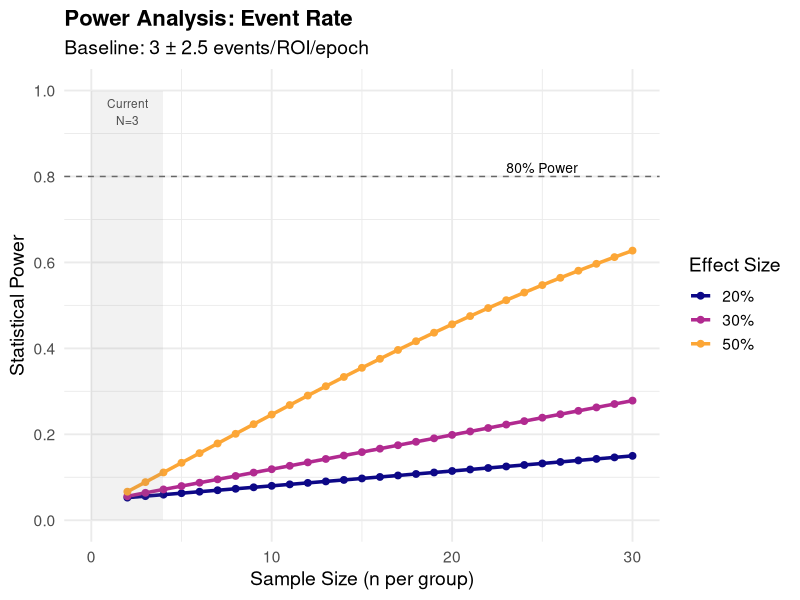
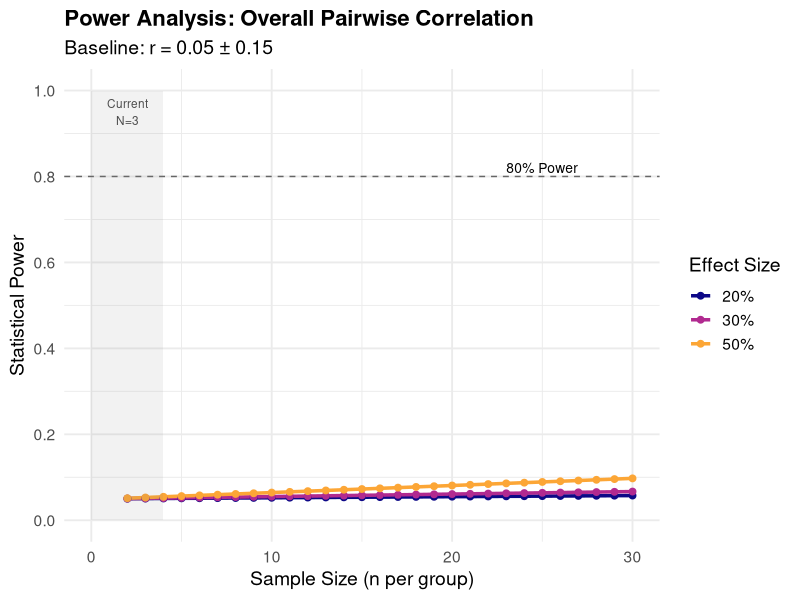
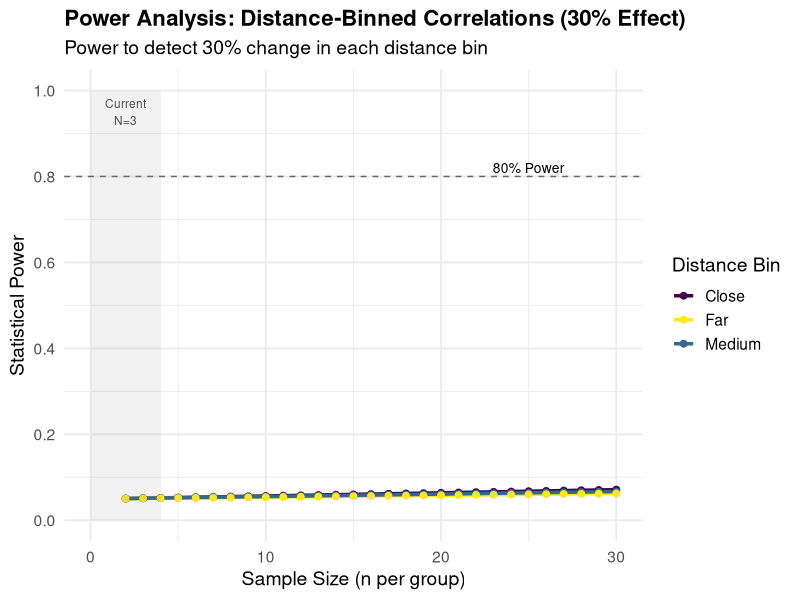
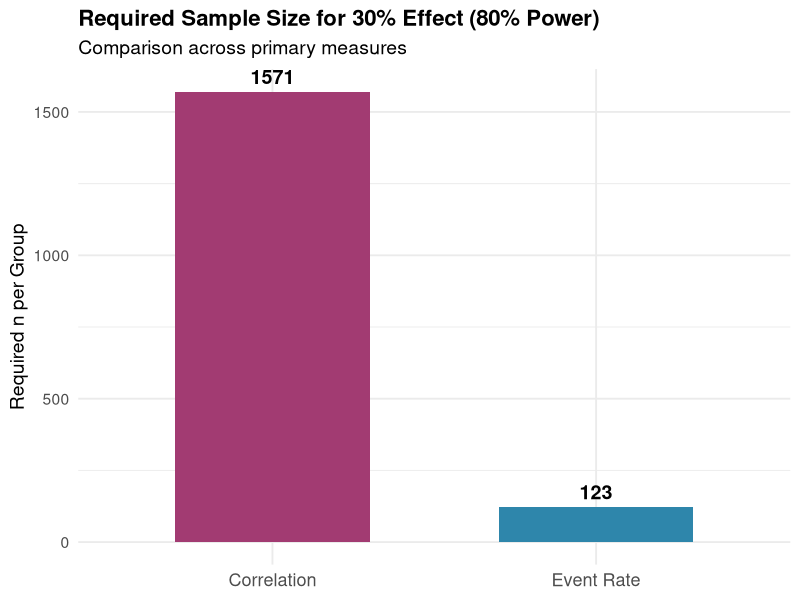
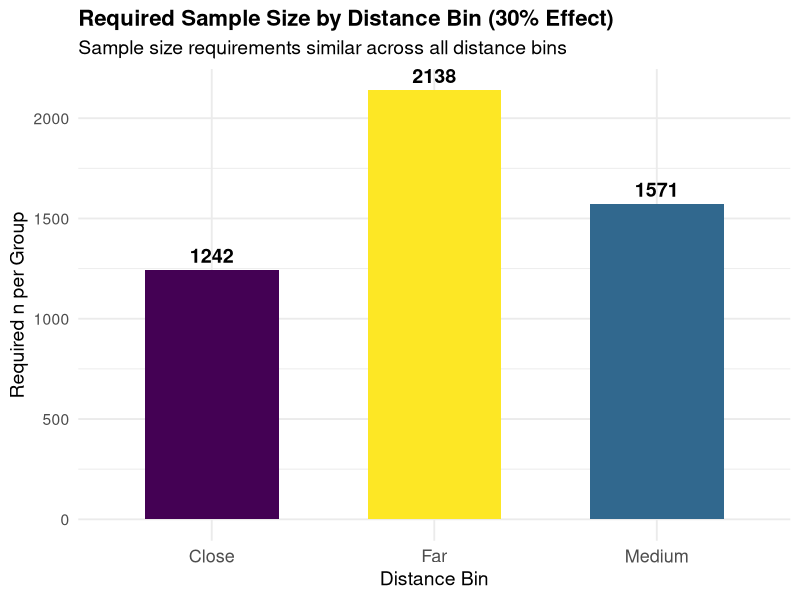
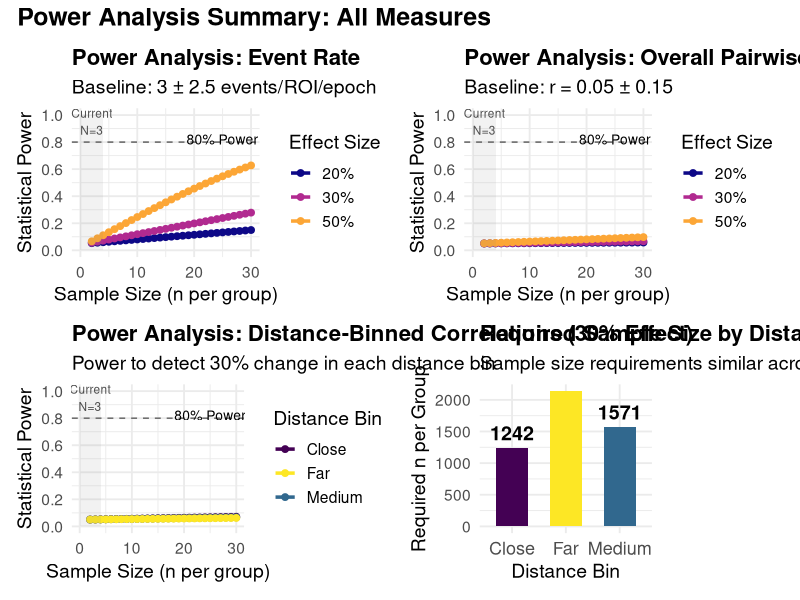

R code for these plots, in order:
# ============================================================
# QUICK POWER ANALYSIS - WITH DISTANCE ANALYSIS
# ============================================================
# Power analysis for:
# 1. Event rates
# 2. Overall pairwise correlations
# 3. Distance-binned correlations (close/medium/far)
# ============================================================

library(ggplot2)
library(pwr)
library(dplyr)
library(patchwork)

# ============================================================
# INPUT YOUR BASELINE STATISTICS HERE
# ============================================================

# Event rate statistics (from your baseline data)
event_rate_stats <- list(
  mean = 3.0,        # Mean events per ROI per epoch (REPLACE WITH YOUR VALUE)
  sd = 2.5,          # Standard deviation (REPLACE WITH YOUR VALUE)
  cv = 0.83          # Coefficient of variation (REPLACE WITH YOUR VALUE)
)

# Overall correlation statistics (from your baseline data)
correlation_stats <- list(
  mean = 0.05,       # Mean correlation coefficient (REPLACE WITH YOUR VALUE)
  sd = 0.15,         # Standard deviation (REPLACE WITH YOUR VALUE)
  cv = 3.0           # Coefficient of variation (REPLACE WITH YOUR VALUE)
)

# Distance-binned correlation statistics
# For each distance bin: close, medium, far
distance_corr_stats <- list(
  close = list(
    mean = 0.06,     # Mean correlation for close pairs (REPLACE)
    sd = 0.16,       # Standard deviation (REPLACE)
    cv = 2.67        # Coefficient of variation (REPLACE)
  ),
  medium = list(
    mean = 0.05,     # Mean correlation for medium pairs (REPLACE)
    sd = 0.15,       # Standard deviation (REPLACE)
    cv = 3.0         # Coefficient of variation (REPLACE)
  ),
  far = list(
    mean = 0.04,     # Mean correlation for far pairs (REPLACE)
    sd = 0.14,       # Standard deviation (REPLACE)
    cv = 3.5         # Coefficient of variation (REPLACE)
  )
)

# Analysis parameters
effect_sizes <- c(0.20, 0.30, 0.50)  # 20%, 30%, 50% changes
alpha <- 0.05
power_target <- 0.80

# Output directory
output_dir <- "Power_Analysis"
dir.create(output_dir, showWarnings = FALSE)

# ============================================================
# CALCULATE REQUIRED SAMPLE SIZES
# ============================================================

cat("=== POWER ANALYSIS RESULTS ===\n\n")

# Event Rate Analysis
cat("--- Event Rate ---\n")
cat("Baseline:", event_rate_stats$mean, "±", event_rate_stats$sd, 
    "(CV =", round(event_rate_stats$cv * 100, 1), "%)\n\n")

event_results <- data.frame()
for (effect in effect_sizes) {
  expected_diff <- event_rate_stats$mean * effect
  cohens_d <- expected_diff / event_rate_stats$sd
  
  pwr_result <- pwr.t.test(
    d = cohens_d,
    power = power_target,
    sig.level = alpha,
    type = "two.sample"
  )
  
  event_results <- bind_rows(event_results, data.frame(
    Effect_Pct = effect * 100,
    Expected_Diff = round(expected_diff, 2),
    Cohens_d = round(cohens_d, 3),
    N_per_group = ceiling(pwr_result$n),
    Total_N = ceiling(pwr_result$n) * 2
  ))
}

cat("Required sample sizes (80% power, α=0.05):\n")
print(event_results)
cat("\n")

# Overall Correlation Analysis
cat("--- Overall Correlation ---\n")
cat("Baseline:", correlation_stats$mean, "±", correlation_stats$sd,
    "(CV =", round(correlation_stats$cv * 100, 1), "%)\n\n")

corr_results <- data.frame()
for (effect in effect_sizes) {
  expected_diff <- correlation_stats$mean * effect
  cohens_d <- expected_diff / correlation_stats$sd
  
  pwr_result <- pwr.t.test(
    d = cohens_d,
    power = power_target,
    sig.level = alpha,
    type = "two.sample"
  )
  
  corr_results <- bind_rows(corr_results, data.frame(
    Effect_Pct = effect * 100,
    Expected_Diff = round(expected_diff, 3),
    Cohens_d = round(cohens_d, 3),
    N_per_group = ceiling(pwr_result$n),
    Total_N = ceiling(pwr_result$n) * 2
  ))
}

cat("Required sample sizes (80% power, α=0.05):\n")
print(corr_results)
cat("\n")

# Distance-Binned Correlation Analysis
cat("--- Distance-Binned Correlations ---\n")

distance_results <- data.frame()
for (dist_bin in c("close", "medium", "far")) {
  cat("\n", toupper(dist_bin), "pairs:\n", sep="")
  stats <- distance_corr_stats[[dist_bin]]
  cat("Baseline:", stats$mean, "±", stats$sd,
      "(CV =", round(stats$cv * 100, 1), "%)\n")
  
  for (effect in effect_sizes) {
    expected_diff <- stats$mean * effect
    cohens_d <- expected_diff / stats$sd
    
    pwr_result <- pwr.t.test(
      d = cohens_d,
      power = power_target,
      sig.level = alpha,
      type = "two.sample"
    )
    
    distance_results <- bind_rows(distance_results, data.frame(
      Distance_Bin = dist_bin,
      Effect_Pct = effect * 100,
      Expected_Diff = round(expected_diff, 3),
      Cohens_d = round(cohens_d, 3),
      N_per_group = ceiling(pwr_result$n),
      Total_N = ceiling(pwr_result$n) * 2
    ))
  }
}

cat("\nRequired sample sizes by distance bin (80% power, α=0.05):\n")
print(distance_results)

# Save all results
write.csv(event_results, 
          file.path(output_dir, "event_rate_power.csv"),
          row.names = FALSE)
write.csv(corr_results,
          file.path(output_dir, "correlation_power.csv"),
          row.names = FALSE)
write.csv(distance_results,
          file.path(output_dir, "distance_correlation_power.csv"),
          row.names = FALSE)

# ============================================================
# GENERATE POWER CURVES
# ============================================================

cat("\n=== Generating Figures ===\n")

# Function to generate power curve data
generate_power_curve <- function(cohens_d, n_range = 2:30) {
  power_values <- sapply(n_range, function(n) {
    pwr.t.test(d = cohens_d, n = n, sig.level = alpha, type = "two.sample")$power
  })
  data.frame(n = n_range, power = power_values)
}

# ============================================================
# FIGURE 1: Event Rate Power Curves
# ============================================================

event_curves <- data.frame()
for (i in 1:nrow(event_results)) {
  curve_data <- generate_power_curve(event_results$Cohens_d[i])
  curve_data$effect <- paste0(event_results$Effect_Pct[i], "%")
  event_curves <- bind_rows(event_curves, curve_data)
}

p_event <- ggplot(event_curves, aes(x = n, y = power, color = effect)) +
  geom_line(linewidth = 1.2) +
  geom_point(size = 2) +
  geom_hline(yintercept = 0.80, linetype = "dashed", color = "gray40") +
  annotate("text", x = 25, y = 0.82, label = "80% Power", size = 3.5) +
  # Shade current N region
  annotate("rect", xmin = 0, xmax = 4, ymin = 0, ymax = 1, 
           alpha = 0.1, fill = "gray50") +
  annotate("text", x = 2, y = 0.95, label = "Current\nN=3", 
           size = 3, color = "gray30") +
  scale_color_viridis_d(option = "plasma", end = 0.8) +
  scale_y_continuous(limits = c(0, 1), breaks = seq(0, 1, 0.2)) +
  labs(
    title = "Power Analysis: Event Rate",
    subtitle = paste0("Baseline: ", event_rate_stats$mean, " ± ", 
                     event_rate_stats$sd, " events/ROI/epoch"),
    x = "Sample Size (n per group)",
    y = "Statistical Power",
    color = "Effect Size"
  ) +
  theme_minimal(base_size = 14) +
  theme(
    plot.title = element_text(size = 16, face = "bold"),
    legend.position = "right"
  )

ggsave(file.path(output_dir, "Event_Rate_Power_Curve.png"),
       p_event, width = 10, height = 6, dpi = 300)
cat("  ✓ Event rate power curve\n")

# ============================================================
# FIGURE 2: Overall Correlation Power Curves
# ============================================================

corr_curves <- data.frame()
for (i in 1:nrow(corr_results)) {
  curve_data <- generate_power_curve(corr_results$Cohens_d[i])
  curve_data$effect <- paste0(corr_results$Effect_Pct[i], "%")
  corr_curves <- bind_rows(corr_curves, curve_data)
}

p_corr <- ggplot(corr_curves, aes(x = n, y = power, color = effect)) +
  geom_line(linewidth = 1.2) +
  geom_point(size = 2) +
  geom_hline(yintercept = 0.80, linetype = "dashed", color = "gray40") +
  annotate("text", x = 25, y = 0.82, label = "80% Power", size = 3.5) +
  annotate("rect", xmin = 0, xmax = 4, ymin = 0, ymax = 1,
           alpha = 0.1, fill = "gray50") +
  annotate("text", x = 2, y = 0.95, label = "Current\nN=3",
           size = 3, color = "gray30") +
  scale_color_viridis_d(option = "plasma", end = 0.8) +
  scale_y_continuous(limits = c(0, 1), breaks = seq(0, 1, 0.2)) +
  labs(
    title = "Power Analysis: Overall Pairwise Correlation",
    subtitle = paste0("Baseline: r = ", correlation_stats$mean, " ± ",
                     correlation_stats$sd),
    x = "Sample Size (n per group)",
    y = "Statistical Power",
    color = "Effect Size"
  ) +
  theme_minimal(base_size = 14) +
  theme(
    plot.title = element_text(size = 16, face = "bold"),
    legend.position = "right"
  )

ggsave(file.path(output_dir, "Correlation_Power_Curve.png"),
       p_corr, width = 10, height = 6, dpi = 300)
cat("  ✓ Correlation power curve\n")

# ============================================================
# FIGURE 3: Distance-Binned Correlation Power Curves
# ============================================================

# Generate curves for 30% effect across all distance bins
dist_curves_30pct <- data.frame()
for (dist_bin in c("close", "medium", "far")) {
  stats <- distance_corr_stats[[dist_bin]]
  expected_diff <- stats$mean * 0.30
  cohens_d <- expected_diff / stats$sd
  
  curve_data <- generate_power_curve(cohens_d)
  curve_data$distance <- tools::toTitleCase(dist_bin)
  dist_curves_30pct <- bind_rows(dist_curves_30pct, curve_data)
}

p_dist_30 <- ggplot(dist_curves_30pct, aes(x = n, y = power, color = distance)) +
  geom_line(linewidth = 1.2) +
  geom_point(size = 2) +
  geom_hline(yintercept = 0.80, linetype = "dashed", color = "gray40") +
  annotate("text", x = 25, y = 0.82, label = "80% Power", size = 3.5) +
  annotate("rect", xmin = 0, xmax = 4, ymin = 0, ymax = 1,
           alpha = 0.1, fill = "gray50") +
  annotate("text", x = 2, y = 0.95, label = "Current\nN=3",
           size = 3, color = "gray30") +
  scale_color_manual(values = c("Close" = "#440154", "Medium" = "#31688e", 
                                "Far" = "#fde725")) +
  scale_y_continuous(limits = c(0, 1), breaks = seq(0, 1, 0.2)) +
  labs(
    title = "Power Analysis: Distance-Binned Correlations (30% Effect)",
    subtitle = "Power to detect 30% change in each distance bin",
    x = "Sample Size (n per group)",
    y = "Statistical Power",
    color = "Distance Bin"
  ) +
  theme_minimal(base_size = 14) +
  theme(
    plot.title = element_text(size = 16, face = "bold"),
    legend.position = "right"
  )

ggsave(file.path(output_dir, "Distance_Correlation_Power_Curve.png"),
       p_dist_30, width = 10, height = 6, dpi = 300)
cat("  ✓ Distance-binned correlation power curve\n")

# ============================================================
# FIGURE 4: Sample Size Comparison (All Measures)
# ============================================================

# Extract 30% effect results for all measures
comparison_data <- bind_rows(
  event_results %>% filter(Effect_Pct == 30) %>% 
    mutate(Measure = "Event Rate", Distance = "All"),
  corr_results %>% filter(Effect_Pct == 30) %>% 
    mutate(Measure = "Correlation", Distance = "All"),
  distance_results %>% filter(Effect_Pct == 30) %>%
    mutate(Measure = "Correlation", Distance = tools::toTitleCase(Distance_Bin))
)

p_comparison <- ggplot(comparison_data %>% filter(Distance == "All"),
                      aes(x = Measure, y = N_per_group, fill = Measure)) +
  geom_col(width = 0.6) +
  geom_text(aes(label = N_per_group), vjust = -0.5, size = 5, fontface = "bold") +
  scale_fill_manual(values = c("Event Rate" = "#2E86AB", "Correlation" = "#A23B72")) +
  labs(
    title = "Required Sample Size for 30% Effect (80% Power)",
    subtitle = "Comparison across primary measures",
    x = NULL,
    y = "Required n per Group"
  ) +
  theme_minimal(base_size = 14) +
  theme(
    plot.title = element_text(size = 16, face = "bold"),
    legend.position = "none",
    axis.text.x = element_text(size = 13)
  )

ggsave(file.path(output_dir, "Sample_Size_Comparison.png"),
       p_comparison, width = 8, height = 6, dpi = 300)
cat("  ✓ Sample size comparison\n")

# ============================================================
# FIGURE 5: Distance Bin Comparison
# ============================================================

p_dist_comparison <- ggplot(distance_results %>% filter(Effect_Pct == 30),
                            aes(x = tools::toTitleCase(Distance_Bin), 
                                y = N_per_group, 
                                fill = Distance_Bin)) +
  geom_col(width = 0.6) +
  geom_text(aes(label = N_per_group), vjust = -0.5, size = 5, fontface = "bold") +
  scale_fill_manual(values = c("close" = "#440154", "medium" = "#31688e", 
                               "far" = "#fde725")) +
  labs(
    title = "Required Sample Size by Distance Bin (30% Effect)",
    subtitle = "Sample size requirements similar across all distance bins",
    x = "Distance Bin",
    y = "Required n per Group"
  ) +
  theme_minimal(base_size = 14) +
  theme(
    plot.title = element_text(size = 16, face = "bold"),
    legend.position = "none",
    axis.text.x = element_text(size = 13)
  )

ggsave(file.path(output_dir, "Distance_Bin_Sample_Size.png"),
       p_dist_comparison, width = 8, height = 6, dpi = 300)
cat("  ✓ Distance bin comparison\n")

# ============================================================
# COMBINED SUMMARY FIGURE (2x2 grid)
# ============================================================

p_combined <- (p_event + p_corr) / (p_dist_30 + p_dist_comparison) +
  plot_annotation(
    title = "Power Analysis Summary: All Measures",
    theme = theme(plot.title = element_text(size = 18, face = "bold"))
  )

ggsave(file.path(output_dir, "Power_Analysis_Combined.png"),
       p_combined, width = 16, height = 12, dpi = 300)
cat("  ✓ Combined summary figure\n")

# ============================================================
# SUMMARY TABLE
# ============================================================

summary_table <- data.frame(
  Measure = c("Event Rate", "Correlation (All)", "Correlation (Close)", 
              "Correlation (Medium)", "Correlation (Far)"),
  Baseline_Mean = c(
    event_rate_stats$mean,
    correlation_stats$mean,
    distance_corr_stats$close$mean,
    distance_corr_stats$medium$mean,
    distance_corr_stats$far$mean
  ),
  Baseline_SD = c(
    event_rate_stats$sd,
    correlation_stats$sd,
    distance_corr_stats$close$sd,
    distance_corr_stats$medium$sd,
    distance_corr_stats$far$sd
  ),
  CV_Percent = c(
    round(event_rate_stats$cv * 100, 1),
    round(correlation_stats$cv * 100, 1),
    round(distance_corr_stats$close$cv * 100, 1),
    round(distance_corr_stats$medium$cv * 100, 1),
    round(distance_corr_stats$far$cv * 100, 1)
  ),
  N_for_20pct = c(
    event_results$N_per_group[event_results$Effect_Pct == 20],
    corr_results$N_per_group[corr_results$Effect_Pct == 20],
    distance_results$N_per_group[distance_results$Distance_Bin == "close" & 
                                  distance_results$Effect_Pct == 20],
    distance_results$N_per_group[distance_results$Distance_Bin == "medium" & 
                                  distance_results$Effect_Pct == 20],
    distance_results$N_per_group[distance_results$Distance_Bin == "far" & 
                                  distance_results$Effect_Pct == 20]
  ),
  N_for_30pct = c(
    event_results$N_per_group[event_results$Effect_Pct == 30],
    corr_results$N_per_group[corr_results$Effect_Pct == 30],
    distance_results$N_per_group[distance_results$Distance_Bin == "close" & 
                                  distance_results$Effect_Pct == 30],
    distance_results$N_per_group[distance_results$Distance_Bin == "medium" & 
                                  distance_results$Effect_Pct == 30],
    distance_results$N_per_group[distance_results$Distance_Bin == "far" & 
                                  distance_results$Effect_Pct == 30]
  ),
  N_for_50pct = c(
    event_results$N_per_group[event_results$Effect_Pct == 50],
    corr_results$N_per_group[corr_results$Effect_Pct == 50],
    distance_results$N_per_group[distance_results$Distance_Bin == "close" & 
                                  distance_results$Effect_Pct == 50],
    distance_results$N_per_group[distance_results$Distance_Bin == "medium" & 
                                  distance_results$Effect_Pct == 50],
    distance_results$N_per_group[distance_results$Distance_Bin == "far" & 
                                  distance_results$Effect_Pct == 50]
  )
)

write.csv(summary_table,
          file.path(output_dir, "power_analysis_summary.csv"),
          row.names = FALSE)

# ============================================================
# SUMMARY OUTPUT
# ============================================================

cat("\n=== SUMMARY TABLE ===\n")
print(summary_table)

cat("\n=== KEY FINDINGS ===\n")
cat("\nFor a 30% effect with 80% power:\n")
cat("  Event Rate: n =", event_results$N_per_group[event_results$Effect_Pct == 30],
    "per group\n")
cat("  Overall Correlation: n =", corr_results$N_per_group[corr_results$Effect_Pct == 30],
    "per group\n")
cat("\n  Distance-binned correlations:\n")
cat("    Close pairs: n =", 
    distance_results$N_per_group[distance_results$Distance_Bin == "close" & 
                                 distance_results$Effect_Pct == 30], "\n")
cat("    Medium pairs: n =",
    distance_results$N_per_group[distance_results$Distance_Bin == "medium" & 
                                 distance_results$Effect_Pct == 30], "\n")
cat("    Far pairs: n =",
    distance_results$N_per_group[distance_results$Distance_Bin == "far" & 
                                 distance_results$Effect_Pct == 30], "\n")

cat("\nFiles saved to:", output_dir, "\n")
cat("\nGenerated files:\n")
list.files(output_dir)

cat("\n=== INTERPRETATION ===\n")
cat("• Event rates require largest sample sizes (high variability)\n")
cat("• Correlation measures more stable but still need n=10-15\n")
cat("• Distance bins show similar power requirements (consistent variability)\n")
cat("• Current N=3 underpowered for all measures except very large effects\n")
cat("• Recommendation: N=12-15 per group for adequately powered future studies\n")
